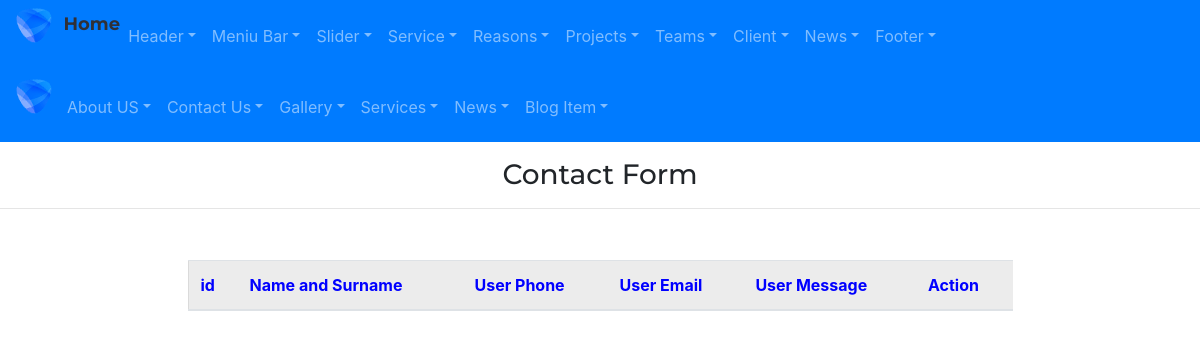
/admin/contactform, run on an earlier commit of the app's database.
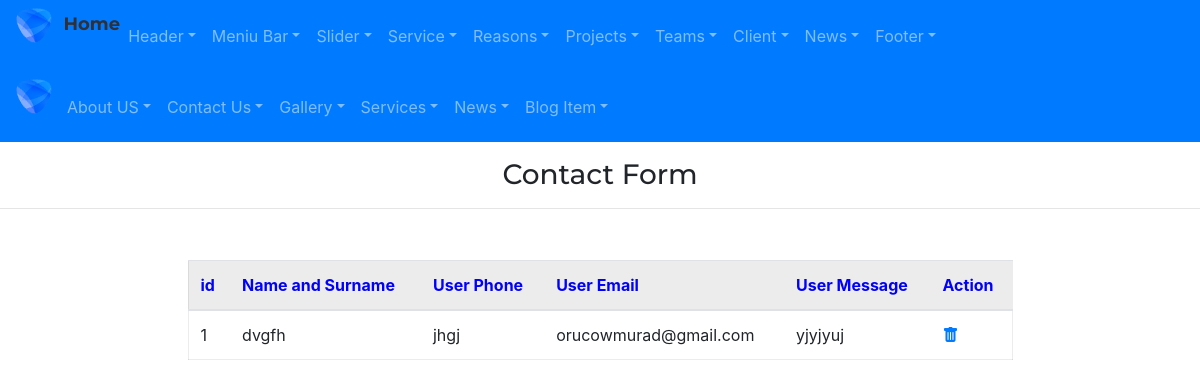
And on a later commit of the database.
### app/models.py (models this page shows)
class ContactForm(db.Model):
    id=db.Column(db.Integer,primary_key=True)
    username=db.Column(db.String(255))
    userphone=db.Column(db.String(255))
    useremail=db.Column(db.String(255))
    usermessage=db.Column(db.Text)

### main/routes.py (the view, shortened to what this page needs)
@app.route('/admin/contactform', methods=['GET','POST'])
def contactform():
   form=ContactFormForm()
   contactforms=ContactForm.query.all()
   return render_template('admin/contactform.html',form=form, contactforms=contactforms)

### app/templates/admin/contactform.html
{% extends "admin/base.html" %}
{% block content %}
<div class="adminright">
    <h3 class="my-3" style="text-align: center;">Contact Form</h3>
    <hr>
    <div class="container marg">
        <div class="row justify-content-center">
            <div class="col-9 ">
                <table class="table table-hover " style="margin:35px 0px; border:1px solid rgba(0,0,0,.075);">
                    <thead>
                        <tr style="background-color: rgba(0,0,0,.075); color:blue">
                            <th scope="col">id</th>
                            <th scope="col">Name and Surname</th>
                            <th scope="col">User Phone</th>
                            <th scope="col">User Email</th>
                            <th scope="col">User Message</th>
                            <th scope="col">Action</th>
                        </tr>
                    </thead>
                    <tbody>
                        {% for contactform in contactforms %}
                        <tr>
                            <td scope="row">{{contactform.id}}</td>
                            <td>{{contactform.username}}</td>
                            <td>{{contactform.userphone}}</td>
                            <td>{{contactform.useremail}}</td>
                            <td>{{contactform.usermessage}}</td>
                            <td>
                                <a href="{{url_for('contactformDelete', id=contactform.id)}}"><i
                                        class="bi bi-trash-fill"></i></a>
                            </td>
                        </tr>
                        {% endfor %}
                    </tbody>
                </table>
            </div>
        </div>
    </div>
</div>
{% endblock %}

What changed in the data, as far as the page shows it:
added ContactForm: id "1", username "dvgfh", userphone "jhgj", useremail "orucowmurad@gmail.com", usermessage "yjyjyuj"
